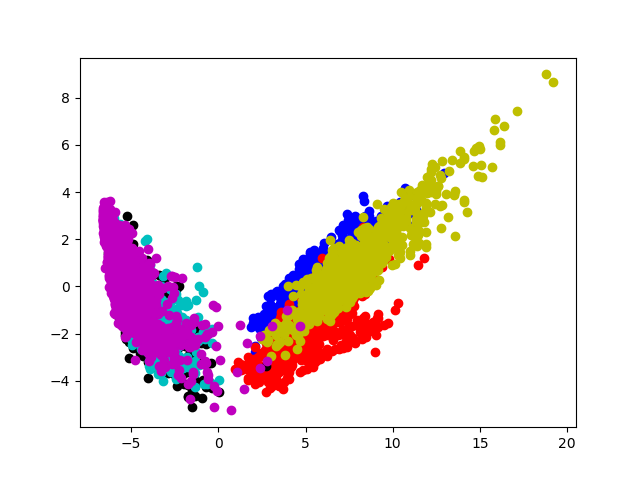

Generate this figure with Python:
import pandas as pd
import sklearn
from sklearn import svm
from sklearn.decomposition import PCA
import numpy as np
import matplotlib.pyplot as plt
from csv import reader
from pandas import read_csv

def read_data(file):
    csv_reader = read_csv(file,header=None,delim_whitespace=True)
    data=np.array(csv_reader)
    return data

#this function will check the accuracy 
def accuracy(y_test_actual,y_test_predicted):
    total=len(y_test_predicted);
    print (total);
    hit=0;
    mis=0;
    for i in range(0,len(y_test_predicted)):
        if(y_test_predicted[i]==y_test_actual[i]):
            hit=hit+1;
        else:
            mis=mis+1;
            
    print('hit = ',hit,' Hit Ratio = ',(hit/float(total)),' mis = ',mis,' Mis Ratio = ',(mis/float(total)));
    
#loading data from csv file
#x_train=np.array(x_train);

#y_train=pd.read_csv('y_train.csv');
#y_train=np.array(y_train);

#x_test=pd.read_csv('X_test.csv');
#x_test=np.array(x_test);

#y_test_actual = pd.read_csv('y_test.csv');
#y_test_actual=np.array(y_test_actual);

x_train=read_data("data/train/X_train.txt")
y_train=read_data("data/train/y_train.txt")
x_test=read_data("data/test/X_test.txt")
y_test_actual=read_data("data/test/y_test.txt")


#PCA for the dataset
pca = PCA(n_components=3);
plot_x = pca.fit_transform(x_train);
pca = PCA(n_components=400);
x_train = pca.fit_transform(x_train);
x_test = pca.transform(x_test);

clf = svm.SVC()
clf.fit(x_train, y_train.ravel()) ;
y_test_predicted=clf.predict(x_test);

a_x1=[];
a_x2=[];
b_x1=[];
b_x2=[];
c_x1=[];
c_x2=[];
d_x1=[];
d_x2=[];
e_x1=[];
e_x2=[];
f_x1=[];
f_x2=[];

print(plot_x.shape);
for i in range (plot_x.shape[0]):
    if y_train[i] ==1:
        a_x1.append(plot_x[i][0]); 
        a_x2.append(plot_x[i][1])
    elif y_train[i] ==2:
        b_x1.append(plot_x[i][0])
        b_x2.append(plot_x[i][1])
    elif y_train[i]==3:
        c_x1.append(plot_x[i][0])
        c_x2.append(plot_x[i][1])
    elif y_train[i]==4:
        d_x1.append(plot_x[i][0])
        d_x2.append(plot_x[i][1])
    elif y_train[i]==5:
        e_x1.append(plot_x[i][0])
        e_x2.append(plot_x[i][1])
    elif y_train[i]==6:
        f_x1.append(plot_x[i][0])
        f_x2.append(plot_x[i][1])

plt.plot(a_x1,a_x2,'bo');
plt.plot(b_x1,b_x2,'ro');
plt.plot(c_x1,c_x2,'yo');
plt.plot(d_x1,d_x2,'ko');
plt.plot(e_x1,e_x2,'co');
plt.plot(f_x1,f_x2,'mo');
plt.savefig('PCA.png');
plt.show();
